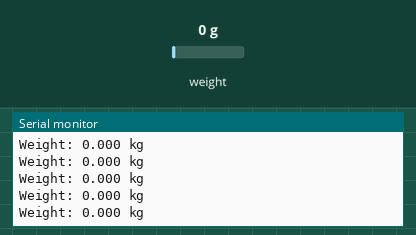
Recording of a sketch running on a simulated Arduino Uno, built with avr-gcc and run on an emulated ATmega328P. Shown: the last lines printed to the serial monitor. The inputs (shaded band) are chosen by the test bench; at power-on: weight on the scale 0 g.

Above: at 2.2 s.
2.3 s: weight on the scale set to 100 g
At 2.32 s:
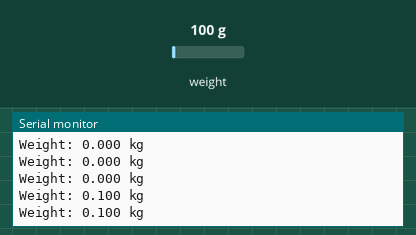
5.3 s: weight on the scale set to 1250 g
At 5.34 s:
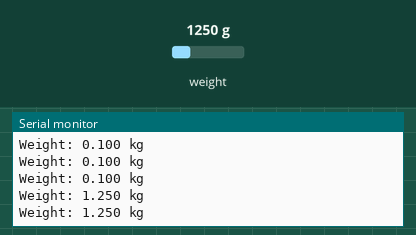
Timing chart, 0 to 8.3 s (numbered marks = the images above; inputs shaded):
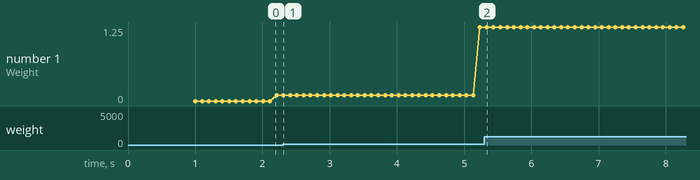

The sketch:

Weight_LoadCell.ino
```cpp
/*
 Load Cell HX711 Module Interface with Arduino to measure weight in Kgs
 Arduino
 pin
 2 -> HX711 CLK
 3 -> DOUT
 5V -> VCC
 GND -> GND

 Most any pin on the Arduino Uno will be compatible with DOUT/CLK.
 The HX711 board can be powered from 2.7V to 5V so the Arduino 5V power should be fine.
*/

#include "HX711.h"  //You must have this library in your arduino library folder

#define DOUT  3
#define CLK  2

HX711 scale(DOUT, CLK);

//Change this calibration factor as per your load cell once it is found you many need to vary it in thousands
float calibration_factor = -389650;

//=============================================================================================
//                         SETUP
//=============================================================================================
void setup() {
  Serial.begin(115200);
  Serial.println("Press T to tare");
  scale.set_scale(-389650);  //Calibration Factor obtained from first sketch
  scale.tare();             //Reset the scale to 0
}

//=============================================================================================
//                         LOOP
//=============================================================================================
void loop() {
  Serial.print("Weight: ");
  Serial.print(scale.get_units(), 3);  //Up to 3 decimal points
  Serial.println(" kg"); //Change this to kg and re-adjust the calibration factor if you follow lbs

  if(Serial.available())
  {
    char temp = Serial.read();
    if(temp == 't' || temp == 'T')
      scale.tare();  //Reset the scale to zero
  }
}
//=============================================================================================
```

Measured:
- after the input at 2.3 s, the serial monitor: prints a new line at once (image 1)
- after the input at 5.3 s, the serial monitor: prints a new line at once (image 2)
- plotted number 1: 0.1 → 1.25 after the input at 2.3 s
